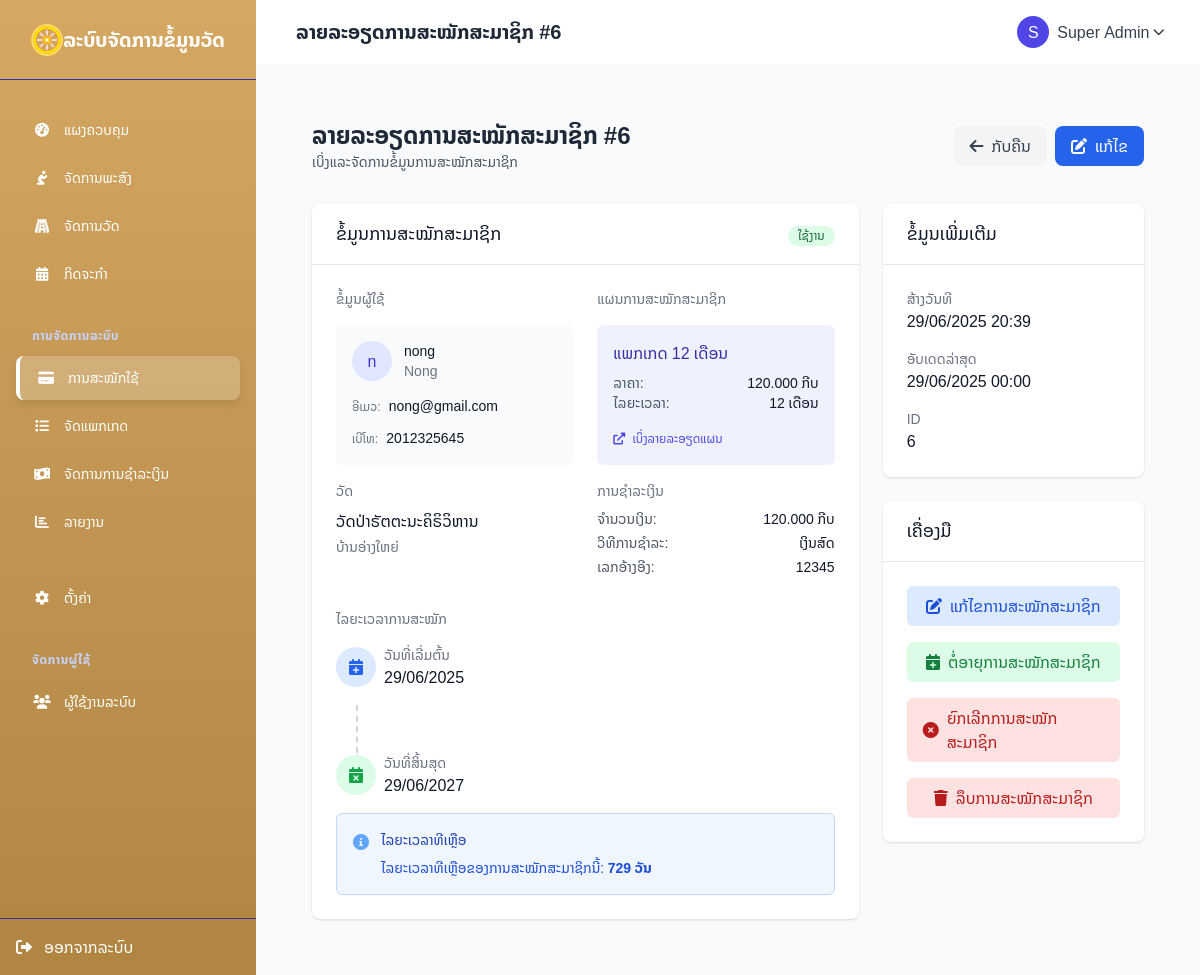
Screenshot of /subscriptions/view.php?id=6 (signed in) with the database file from the repository.
### tables this page shows
CREATE TABLE `subscriptions` (
  `id` int(11) NOT NULL,
  `user_id` int(11) NOT NULL,
  `temple_id` int(11) DEFAULT NULL,
  `plan_id` int(11) DEFAULT NULL,
  `status` enum('active','expired','cancelled','pending') NOT NULL DEFAULT 'pending',
  `start_date` date NOT NULL,
  `end_date` date NOT NULL,
  `amount` decimal(10,2) NOT NULL DEFAULT 0.00,
  `payment_method` varchar(50) DEFAULT NULL,
  `payment_reference` varchar(100) DEFAULT NULL,
  `notes` text DEFAULT NULL,
  `created_at` datetime NOT NULL DEFAULT current_timestamp(),
  `updated_at` datetime DEFAULT NULL ON UPDATE current_timestamp()
);

CREATE TABLE `users` (
  `id` int(11) NOT NULL,
  `temple_id` int(11) DEFAULT NULL,
  `username` varchar(50) NOT NULL,
  `password` varchar(255) NOT NULL,
  `name` varchar(100) DEFAULT NULL,
  `role` enum('superadmin','admin','user','province_admin') DEFAULT 'user',
  `created_at` datetime DEFAULT current_timestamp(),
  `email` varchar(255) DEFAULT NULL,
  `phone` varchar(20) DEFAULT NULL,
  `status` enum('active','pending','inactive') NOT NULL DEFAULT 'pending',
  `updated_at` timestamp NULL DEFAULT NULL,
  `reset_token` varchar(255) DEFAULT NULL,
  `reset_token_expires` datetime DEFAULT NULL
);

CREATE TABLE `temples` (
  `id` int(11) NOT NULL,
  `name` varchar(255) NOT NULL,
  `address` text DEFAULT NULL,
  `phone` varchar(50) DEFAULT NULL,
  `email` varchar(255) DEFAULT NULL,
  `website` varchar(255) DEFAULT NULL,
  `founding_date` date DEFAULT NULL,
  `abbot_name` varchar(255) DEFAULT NULL,
  `description` text DEFAULT NULL,
  `photo` varchar(255) DEFAULT NULL,
  `logo` varchar(255) DEFAULT NULL,
  `latitude` decimal(10,8) DEFAULT NULL,
  `longitude` decimal(11,8) DEFAULT NULL,
  `status` enum('active','inactive') DEFAULT 'active',
  `created_at` timestamp NOT NULL DEFAULT current_timestamp(),
  `updated_at` timestamp NOT NULL DEFAULT current_timestamp() ON UPDATE current_timestamp(),
  `province_id` int(11) DEFAULT NULL,
  `district_id` int(11) DEFAULT NULL
);

CREATE TABLE `subscription_plans` (
  `id` int(11) NOT NULL,
  `name` varchar(100) NOT NULL,
  `description` text DEFAULT NULL,
  `price` decimal(10,2) NOT NULL DEFAULT 0.00,
  `duration_months` int(11) NOT NULL DEFAULT 1,
  `features` text DEFAULT NULL,
  `status` enum('active','inactive') NOT NULL DEFAULT 'active',
  `created_at` datetime NOT NULL DEFAULT current_timestamp(),
  `updated_at` timestamp NULL DEFAULT current_timestamp() ON UPDATE current_timestamp()
);

### subscriptions/view.php (the view, shortened to what the rows shown need)
<?php
require_once '../config/db.php';
require_once '../config/base_url.php';
$is_superadmin = $_SESSION['user']['role'] === 'superadmin';
$is_admin = $_SESSION['user']['role'] === 'admin';
$user_temple_id = $_SESSION['user']['temple_id'] ?? null;
$subscription_id = (int)$_GET['id'];
try {
    $sql = "
        SELECT s.*,
               u.name as user_name, u.username, u.email as user_email, u.phone as user_phone,
               t.name as temple_name, t.address as temple_address,
               p.name as plan_name, p.price as plan_price, p.duration_months
        FROM subscriptions s
        LEFT JOIN users u ON s.user_id = u.id
        LEFT JOIN temples t ON s.temple_id = t.id
        LEFT JOIN subscription_plans p ON s.plan_id = p.id
        WHERE s.id = ?
    ";
    $stmt = $pdo->prepare($sql);
    $stmt->execute([$subscription_id]);
    $subscription = $stmt->fetch();
    $current_date = date('Y-m-d');
    $status_badge = '';
    $status_text = '';
    switch ($subscription['status']) {
        case 'active':
            if ($current_date > $subscription['end_date']) {
                $status_badge = 'bg-red-100 text-red-800';
                $status_text = 'ໝົດອາຍຸແລ້ວ (ຄວນອັບເດດ)';
            } else {
                $status_badge = 'bg-green-100 text-green-800';
                $status_text = 'ໃຊ້ງານ';
            }
            break;
    }
    $days_remaining = 0;
    $is_expired = false;
    if ($subscription['status'] === 'active') {
        $end_date = new DateTime($subscription['end_date']);
        $today = new DateTime($current_date);
        $interval = $today->diff($end_date);
        if ($end_date < $today) {
            $is_expired = true;
            $days_remaining = 0;
        } else {
            $days_remaining = $interval->days;
        }
    }
} catch (PDOException $e) {
    $_SESSION['error'] = "ເກີດຂໍ້ຜິດພາດໃນການດຶງຂໍ້ມູນ: " . $e->getMessage();
    header('Location: ' . $base_url . 'subscriptions/');
    exit;
}
require_once '../includes/header.php';
?>
<div class="max-w-7xl mx-auto px-4 sm:px-6 lg:px-8 py-8">
    <div class="flex justify-between items-center mb-8">
        <div>
            <h1 class="text-2xl font-bold text-gray-800">ລາຍລະອຽດການສະໝັກສະມາຊິກ #<?= $subscription_id ?></h1>
        </div>
    </div>
    <div class="grid grid-cols-1 md:grid-cols-3 gap-6">
        <div class="bg-white rounded-lg shadow overflow-hidden col-span-2">
            <div class="border-b border-gray-200">
                <div class="flex justify-between items-center px-6 py-4">
                    <h2 class="text-lg font-medium text-gray-900">ຂໍ້ມູນການສະໝັກສະມາຊິກ</h2>
                    <div>
                        <span class="inline-flex items-center px-2.5 py-0.5 rounded-full text-xs font-medium <?= $status_badge ?>">
                            <?= $status_text ?>
                        </span>
                    </div>
                </div>
            </div>
            <div class="p-6">
                <div class="grid grid-cols-1 gap-6 sm:grid-cols-2">
                    <div>
                        <h3 class="text-sm font-medium text-gray-500 mb-4">ຂໍ້ມູນຜູ້ໃຊ້</h3>
                        <div class="mb-4 p-4 bg-gray-50 rounded-md">
                            <div class="flex items-center mb-3">
                                <div class="flex-shrink-0 h-10 w-10 rounded-full bg-indigo-100 flex items-center justify-center">
                                    <span class="text-indigo-700 font-medium"><?= substr($subscription['user_name'], 0, 1) ?></span>
                                </div>
                                <div class="ml-3">
                                    <p class="text-sm font-medium text-gray-900"><?= htmlspecialchars($subscription['user_name']) ?></p>
                                    <p class="text-sm text-gray-500"><?= htmlspecialchars($subscription['username']) ?></p>
                                </div>
                            </div>
                            <?php if (!empty($subscription['user_email'])): ?>
                            <div class="mb-2">
                                <span class="text-xs text-gray-500">ອີເມວ:</span>
                                <span class="text-sm text-gray-900 ml-1"><?= htmlspecialchars($subscription['user_email']) ?></span>
                            </div>
                            <?php endif; ?>
                            <?php if (!empty($subscription['user_phone'])): ?>
                            <div>
                                <span class="text-xs text-gray-500">ເບີໂທ:</span>
                                <span class="text-sm text-gray-900 ml-1"><?= htmlspecialchars($subscription['user_phone']) ?></span>
                            </div>
                            <?php endif; ?>
                        </div>
                        <h3 class="text-sm font-medium text-gray-500 mb-2">ວັດ</h3>
                        <p class="text-base text-gray-900 mb-1"><?= htmlspecialchars($subscription['temple_name']) ?></p>
                        <?php if (!empty($subscription['temple_address'])): ?>
                        <p class="text-sm text-gray-500"><?= htmlspecialchars($subscription['temple_address']) ?></p>
                        <?php endif; ?>
                    </div>
                    <div>
                        <?php if (!empty($subscription['plan_id'])): ?>
                        <h3 class="text-sm font-medium text-gray-500 mb-4">ແຜນການສະໝັກສະມາຊິກ</h3>
                        <div class="mb-4 p-4 bg-indigo-50 rounded-md">
                            <p class="text-base font-medium text-indigo-800 mb-2"><?= htmlspecialchars($subscription['plan_name']) ?></p>
                            <div class="flex justify-between text-sm">
                                <span class="text-gray-600">ລາຄາ:</span>
                                <span class="font-medium text-gray-900"><?= number_format($subscription['plan_price'], 0, ',', '.') ?> ກີບ</span>
                            </div>
                            <div class="flex justify-between text-sm">
                                <span class="text-gray-600">ໄລຍະເວລາ:</span>
                                <span class="font-medium text-gray-900"><?= $subscription['duration_months'] ?> ເດືອນ</span>
                            </div>
                            <div class="mt-3">
                                <a href="<?= $base_url ?>subscription_plans/view.php?id=<?= $subscription['plan_id'] ?>" class="text-xs text-indigo-600 hover:text-indigo-800">
                                    <i class="fas fa-external-link-alt mr-1"></i> ເບິ່ງລາຍລະອຽດແຜນ
                                </a>
                            </div>
                        </div>
                        <?php endif; ?>
                        <div class="mb-4">
                            <div class="flex justify-between text-sm mb-1">
                                <span class="text-gray-600">ຈໍານວນເງິນ:</span>
                                <span class="font-medium text-gray-900"><?= number_format($subscription['amount'], 0, ',', '.') ?> ກີບ</span>
                            </div>
                            <?php if (!empty($subscription['payment_reference'])): ?>
                            <div class="flex justify-between text-sm">
                                <span class="text-gray-600">ເລກອ້າງອີງ:</span>
                                <span class="font-medium text-gray-900"><?= htmlspecialchars($subscription['payment_reference']) ?></span>
                            </div>
                            <?php endif; ?>
                        </div>
                    </div>
                </div>
                <div class="mt-4">
                    <div class="relative">
                        <div class="flex items-center space-x-2 mb-4">
                            <div>
                                <p class="text-sm text-gray-500">ວັນທີ່ເລີ່ມຕົ້ນ</p>
                                <p class="text-base font-medium text-gray-900"><?= date("d/m/Y", strtotime($subscription['start_date'])) ?></p>
                            </div>
                        </div>
                        <div class="flex items-center space-x-2">
                            <div>
                                <p class="text-sm text-gray-500">ວັນທີ່ສິ້ນສຸດ</p>
                                <p class="text-base font-medium text-<?= $is_expired ? 'red' : 'gray' ?>-900"><?= date("d/m/Y", strtotime($subscription['end_date'])) ?></p>
                            </div>
                        </div>
                    </div>
                    <?php if ($subscription['status'] === 'active'): ?>
                    <div class="mt-4">
                        <?php if ($is_expired): ?>
                        <div class="bg-red-50 border border-red-200 rounded-md p-4">
                            <div class="flex">
                                <div class="flex-shrink-0">
                                    <i class="fas fa-exclamation-circle text-red-400"></i>
                                </div>
                                <div class="ml-3">
                                    <h3 class="text-sm font-medium text-red-800">ການສະໝັກສະມາຊິກນີ້ໝົດອາຍຸແລ້ວ</h3>
                                    <div class="mt-2 text-sm text-red-700">
                                        <p>ການສະໝັກສະມາຊິກນີ້ໝົດອາຍຸແລ້ວ. ກະລຸນາຕໍ່ອາຍຸ ຫຼື ປ່ຽນສະຖານະເປັນ "ໝົດອາຍຸ".</p>
                                    </div>
                                </div>
                            </div>
                        </div>
                        <?php else: ?>
                        <div class="bg-blue-50 border border-blue-200 rounded-md p-4">
                            <div class="flex">
                                <div class="flex-shrink-0">
                                    <i class="fas fa-info-circle text-blue-400"></i>
                                </div>
                                <div class="ml-3">
                                    <h3 class="text-sm font-medium text-blue-800">ໄລຍະເວລາທີເຫຼືອ</h3>
                                    <div class="mt-2 text-sm text-blue-700">
                                        <p>ໄລຍະເວລາທີເຫຼືອຂອງການສະໝັກສະມາຊິກນີ້: <strong><?= $days_remaining ?> ວັນ</strong></p>
                                    </div>
                                </div>
                            </div>
                        </div>
                        <?php endif; ?>
                    </div>
                    <?php endif; ?>
                </div>
            </div>
        </div>
        <div class="space-y-6">
            <div class="bg-white rounded-lg shadow overflow-hidden">
                <div class="border-b border-gray-200">
                    <div class="px-6 py-4">
                        <h2 class="text-lg font-medium text-gray-900">ຂໍ້ມູນເພີ່ມເຕີມ</h2>
                    </div>
                </div>
                <div class="p-6">
                    <div class="space-y-4">
                        <div>
                            <p class="text-sm text-gray-500">ສ້າງວັນທີ</p>
                            <p class="text-base text-gray-900"><?= date("d/m/Y H:i", strtotime($subscription['created_at'])) ?></p>
                        </div>
                        <?php if ($subscription['updated_at'] !== $subscription['created_at']): ?>
                        <div>
                            <p class="text-sm text-gray-500">ອັບເດດລ່າສຸດ</p>
                            <p class="text-base text-gray-900"> <?php
                            if (!empty($subscription['start_date'])) {
                            echo date('d/m/Y H:i', strtotime($subscription['start_date']));
                        } else {
                            echo '-';
                        }
                        ?></p>
                        </div>
                        <?php endif; ?>
                    </div>
                </div>
            </div>
            <?php if ($is_superadmin || ($is_admin && $subscription['temple_id'] == $user_temple_id)): ?>
            <div class="bg-white rounded-lg shadow overflow-hidden">
                <div class="border-b border-gray-200">
                    <div class="px-6 py-4">
                        <h2 class="text-lg font-medium text-gray-900">ເຄື່ອງມື</h2>
                    </div>
                </div>
            </div>
            <?php endif; ?>
        </div>
    </div>
</div>
<?php
require_once '../includes/footer.php';
?>

### rows the page displays
subscriptions: end_date "ໃຊ້ງານ", user.name "n", user.name "nong", user.username "Nong", user.email "nong@gmail.com", user.phone "2012325645", temple.name "ວັດປ່າຣັຕຕະນະຄິຣິວິຫານ", temple.address "ບ້ານອ່າງໃຫຍ່", plan.name "ແພກເກດ 12 ເດືອນ", plan.price "120.000", plan.duration_months "12", amount "120.000", payment_reference "12345", start_date "29/06/2025", end_date "29/06/2027", end_date "729", created_at "29/06/2025 20:39", start_date "29/06/2025 00:00"

### other values shown
$page_title "ລາຍລະອຽດການສະໝັກສະມາຊິກ #6"
substr($_SESSION['user']['name'], 0, 1) "S"
$_SESSION['user']['name'] "Super Admin"
$subscription_id "6"
